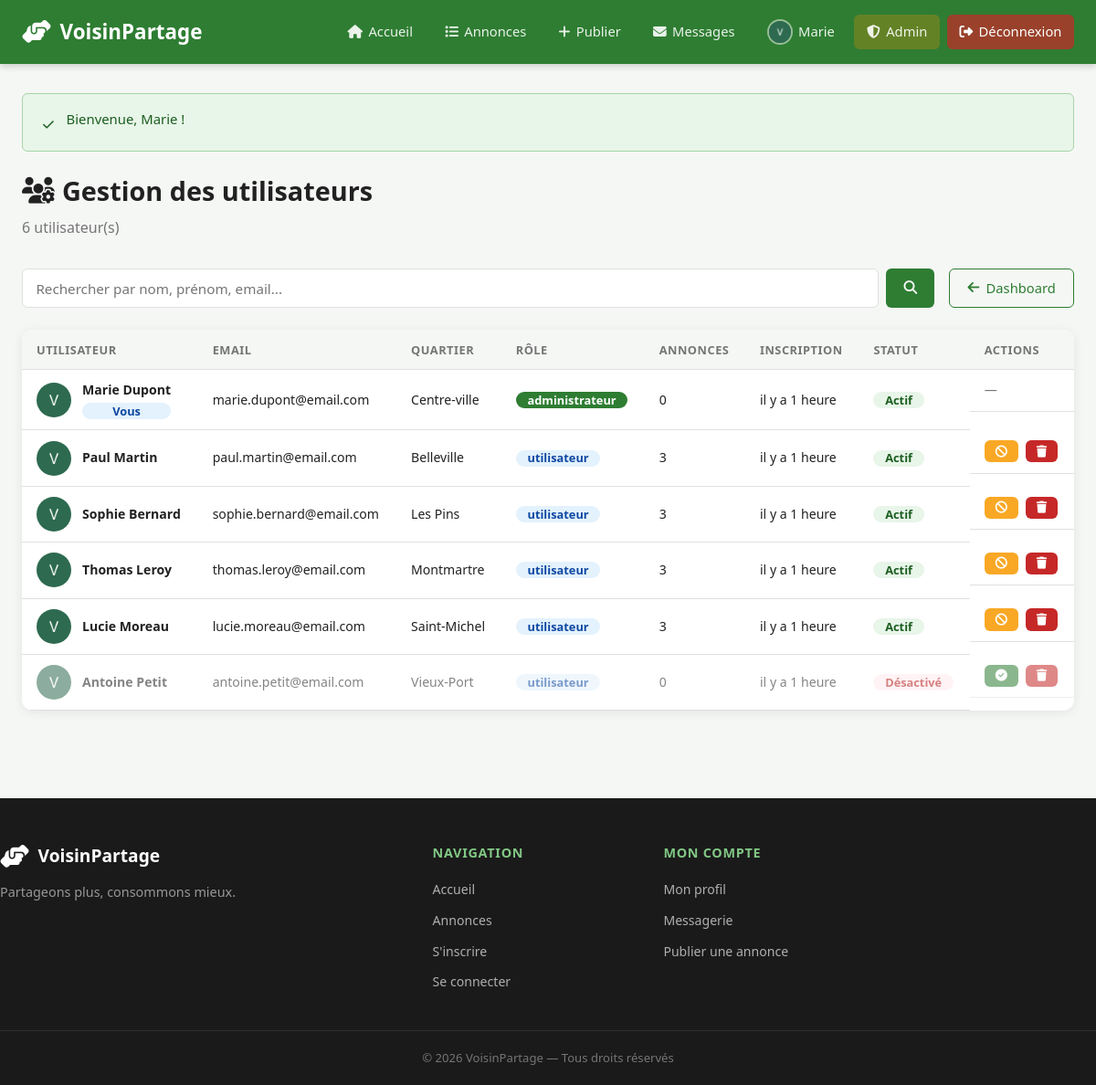
Page /admin/utilisateurs.php (signed in) on the committed database.
### tables this page shows
CREATE TABLE IF NOT EXISTS utilisateurs (
    id_utilisateur  INT UNSIGNED      NOT NULL AUTO_INCREMENT,
    nom             VARCHAR(100)      NOT NULL,
    prenom          VARCHAR(100)      NOT NULL,
    email           VARCHAR(255)      NOT NULL UNIQUE,
    mot_de_passe    VARCHAR(255)      NOT NULL,
    telephone       VARCHAR(20)       DEFAULT NULL,
    adresse         VARCHAR(255)      DEFAULT NULL,
    quartier        VARCHAR(100)      DEFAULT NULL,
    photo_profil    VARCHAR(255)      NOT NULL DEFAULT 'default.png',
    role            ENUM('utilisateur','administrateur') NOT NULL DEFAULT 'utilisateur',
    actif           TINYINT(1)        NOT NULL DEFAULT 1,
    date_inscription DATETIME         NOT NULL DEFAULT CURRENT_TIMESTAMP,
    PRIMARY KEY (id_utilisateur)
);

### admin/utilisateurs.php (the view, shortened to what this page needs)
<?php
require_once '../includes/functions.php';
$pdo    = getDB();
$adminId= (int)$_SESSION['user_id'];
$recherche = trim($_GET['q'] ?? '');
$params    = [];
$where     = '';
$stmt = $pdo->prepare("
    SELECT u.*,
           (SELECT COUNT(*) FROM annonces WHERE id_utilisateur = u.id_utilisateur) AS nb_annonces
    FROM utilisateurs u
    {$where}
    ORDER BY u.date_inscription DESC
");
$stmt->execute($params);
$utilisateurs = $stmt->fetchAll();
require_once '../includes/header.php';
?>
<div class="admin-header">
    <h1><i class="fa-solid fa-users-gear"></i> Gestion des utilisateurs</h1>
    <p><?= count($utilisateurs) ?> utilisateur(s)</p>
</div>
<div class="admin-toolbar">
    <form method="GET" action="utilisateurs.php" class="search-form">
        <input type="text" name="q" value="<?= e($recherche) ?>"
               placeholder="Rechercher par nom, prénom, email..."
               class="form-control">
        <button type="submit" class="btn btn-primary">
            <i class="fa-solid fa-magnifying-glass"></i>
        </button>
    </form>
    <a href="dashboard.php" class="btn btn-outline">
        <i class="fa-solid fa-arrow-left"></i> Dashboard
    </a>
</div>
<div class="admin-card">
    <div class="table-responsive">
        <table class="table">
            <thead>
                <tr>
                    <th>Utilisateur</th>
                    <th>Email</th>
                    <th>Quartier</th>
                    <th>Rôle</th>
                    <th>Annonces</th>
                    <th>Inscription</th>
                    <th>Statut</th>
                    <th>Actions</th>
                </tr>
            </thead>
            <tbody>
                <?php foreach ($utilisateurs as $u): ?>
                    <tr class="<?= !$u['actif'] ? 'row-inactive' : '' ?>">
                        <td>
                            <div class="table-user">
                                <img src="<?= imgProfil($u['photo_profil']) ?>"
                                     alt="" class="table-avatar"
                                     onerror="this.src='/voisinpartage/assets/images/default.png'">
                                <div>
                                    <strong><?= e($u['prenom']) ?> <?= e($u['nom']) ?></strong>
                                    <?php if ((int)$u['id_utilisateur'] === $adminId): ?>
                                        <span class="badge badge-info">Vous</span>
                                    <?php endif; ?>
                                </div>
                            </div>
                        </td>
                        <td><?= e($u['email']) ?></td>
                        <td><?= e($u['quartier'] ?? '—') ?></td>
                        <td>
                            <span class="badge <?= $u['role'] === 'administrateur' ? 'badge-admin' : 'badge-user' ?>">
                                <?= $u['role'] ?>
                            </span>
                        </td>
                        <td class="text-center"><?= $u['nb_annonces'] ?></td>
                        <td><?= formaterDate($u['date_inscription']) ?></td>
                        <td>
                            <span class="badge <?= $u['actif'] ? 'badge-success' : 'badge-danger' ?>">
                                <?= $u['actif'] ? 'Actif' : 'Désactivé' ?>
                            </span>
                        </td>
                        <td class="table-actions">
                            <?php if ((int)$u['id_utilisateur'] !== $adminId): ?>
                                <form method="POST" action="utilisateurs.php" style="display:inline">
                                    <button type="submit"
                                            class="btn btn-sm <?= $u['actif'] ? 'btn-warning' : 'btn-success' ?>"
                                            title="<?= $u['actif'] ? 'Désactiver' : 'Activer' ?>">
                                        <i class="fa-solid <?= $u['actif'] ? 'fa-ban' : 'fa-circle-check' ?>"></i>
                                    </button>
                                </form>
                                <form method="POST" action="utilisateurs.php" style="display:inline">
                                    <button type="submit"
                                            class="btn btn-sm btn-danger"
                                            title="Supprimer"
                                            onclick="return confirm('Supprimer l\'utilisateur <?= e($u['prenom']) ?> <?= e($u['nom']) ?> et toutes ses données ?')">
                                        <i class="fa-solid fa-trash"></i>
                                    </button>
                                </form>
                            <?php else: ?>
                                <span class="text-muted">—</span>
                            <?php endif; ?>
                        </td>
                    </tr>
                <?php endforeach; ?>
            </tbody>
        </table>
    </div>
</div>
<?php require_once '../includes/footer.php'; ?>

### assets/css/style.css (style rules this page uses)
:root { --primary: #2e7d32; --primary-light: #4caf50; --primary-dark: #1b5e20; --secondary: #81c784; --accent: #ff8f00; --danger: #c62828; --warning: #f9a825; --success: #2e7d32; --info: #1565c0; --bg: #f5f7f5; --bg-white: #ffffff; --bg-card: #ffffff; --border: #e0e0e0; --text: #212121; --text-light: #757575; --text-white: #ffffff; --radius: 12px; --radius-sm: 6px; --shadow: 0 2px 12px rgba(0,0,0,.08); --shadow-hover: 0 6px 24px rgba(0,0,0,.14); --transition: 0.2s ease; --header-h: 70px; --font: 'Segoe UI', system-ui, -apple-system, sans-serif; }
*, *::before, *::after { box-sizing: border-box; margin: 0; padding: 0; }
html { scroll-behavior: smooth; }
body { font-family: var(--font); background: var(--bg); color: var(--text); line-height: 1.6; min-height: 100vh; display: flex; flex-direction: column; }
a { color: var(--primary); text-decoration: none; }
img { max-width: 100%; display: block; }
button { cursor: pointer; font-family: inherit; }
.badge { display: inline-flex; align-items: center; justify-content: center; background: var(--danger); color: #fff; font-size: .65rem; font-weight: 700; border-radius: 999px; min-width: 18px; height: 18px; padding: 0 5px; }
.btn { display: inline-flex; align-items: center; gap: .45rem; padding: .55rem 1.2rem; border-radius: var(--radius-sm); font-size: .92rem; font-weight: 500; border: none; cursor: pointer; transition: all var(--transition); text-decoration: none; white-space: nowrap; }
.btn-primary { background: var(--primary); color: #fff; }
.btn-outline { background: transparent; border: 1.5px solid var(--primary); color: var(--primary); }
.btn-warning { background: var(--warning); color: #fff; }
.btn-danger { background: var(--danger); color: #fff; }
.btn-success { background: var(--success); color: #fff; }
.btn-sm { padding: .35rem .75rem; font-size: .82rem; }
.form-control { width: 100%; padding: .65rem .9rem; border: 1.5px solid var(--border); border-radius: var(--radius-sm); font-size: .95rem; font-family: var(--font); background: var(--bg-white); color: var(--text); transition: border-color var(--transition), box-shadow var(--transition); }
.badge { display: inline-flex; align-items: center; gap: .35rem; padding: .35rem .8rem; border-radius: 999px; font-size: .8rem; font-weight: 700; }
.badge-admin { background: var(--primary); color: #fff; }
.badge-success { background: #e8f5e9; color: #1b5e20; }
.badge-danger { background: #ffebee; color: #b71c1c; }
.badge-user { background: #e3f2fd; color: #0d47a1; }
.badge-info { background: #e3f2fd; color: #0d47a1; }
.table-responsive { overflow-x: auto; }
.table { width: 100%; border-collapse: collapse; }
.table th, .table td { padding: .9rem 1rem; text-align: left; border-bottom: 1px solid var(--border); font-size: .88rem; }
.table th { font-weight: 700; background: var(--bg); color: var(--text-light); font-size: .8rem; text-transform: uppercase; letter-spacing: .04em; }
.table-user { display: flex; align-items: center; gap: .75rem; }
.table-avatar { width: 38px; height: 38px; border-radius: 50%; object-fit: cover; }
.table-user div { display: flex; flex-direction: column; gap: .15rem; }
.table-user strong { font-size: .88rem; }
.table-actions { display: flex; gap: .5rem; align-items: center; }
.text-center { text-align: center; }
.text-muted { color: var(--text-light); }
.row-inactive td { opacity: .55; }
.admin-header { margin-bottom: 2rem; }
.admin-header h1 { font-size: 1.8rem; display: flex; align-items: center; gap: .5rem; }
.admin-header p { color: var(--text-light); margin-top: .3rem; }
.admin-card { background: var(--bg-card); border-radius: var(--radius); box-shadow: var(--shadow); overflow: hidden; }
.admin-card .table th, .admin-card .table td { padding: .7rem 1rem; }
.admin-toolbar { display: flex; gap: 1rem; align-items: center; justify-content: space-between; margin-bottom: 1.5rem; flex-wrap: wrap; }
.search-form { display: flex; gap: .5rem; flex: 1; }

### rows in the picture
utilisateurs: photo_profil (placeholder picture), prenom "Marie", nom "Dupont", shows "Vous", email "marie.dupont@email.com", quartier "Centre-ville", role "administrateur", nb_annonces "0", date_inscription "il y a 1 heure", actif "Actif"
utilisateurs: photo_profil (placeholder picture), prenom "Paul", nom "Martin", email "paul.martin@email.com", quartier "Belleville", role "utilisateur", nb_annonces "3", date_inscription "il y a 1 heure", actif "Actif"
utilisateurs: photo_profil (placeholder picture), prenom "Sophie", nom "Bernard", email "sophie.bernard@email.com", quartier "Les Pins", role "utilisateur", nb_annonces "3", date_inscription "il y a 1 heure", actif "Actif"
utilisateurs: photo_profil (placeholder picture), prenom "Thomas", nom "Leroy", email "thomas.leroy@email.com", quartier "Montmartre", role "utilisateur", nb_annonces "3", date_inscription "il y a 1 heure", actif "Actif"
utilisateurs: photo_profil (placeholder picture), prenom "Lucie", nom "Moreau", email "lucie.moreau@email.com", quartier "Saint-Michel", role "utilisateur", nb_annonces "3", date_inscription "il y a 1 heure", actif "Actif"
utilisateurs: photo_profil (placeholder picture), prenom "Antoine", nom "Petit", email "antoine.petit@email.com", quartier "Vieux-Port", role "utilisateur", nb_annonces "0", date_inscription "il y a 1 heure", actif "Désactivé"

### other values in the picture
$_SESSION['prenom'] "Marie"
$icon "✓"
$message "Bienvenue, Marie !"
count($utilisateurs) "6"
